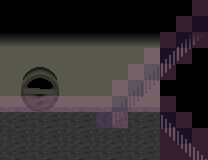

Rendered tile map (Tiled .tmx) drawn with the repository's tilesets; below, a short description and the full map source, tile grids included:
An orthogonal 13x10 tile map with 16x16 px tiles, 6 tile layers (Floor, Props, Water, Stairs, ...) and 1 object.

<map version="1.10" tiledversion="1.11.0" orientation="orthogonal" renderorder="right-down" width="13" height="10" tilewidth="16" tileheight="16" infinite="0" nextlayerid="8" nextobjectid="3">
 <properties>
  <property name="clampCamera" type="bool" value="true" />
  <property name="edges">{
	"right": {
		"type": "warp",
		"map": "crushing/inside1.tmx",
		"pos": {
			"x": 83,
			"y": 11
		},
		"transition": {
			"type": "fade",
			"music": false,
			"speed": 2
		}
	}
}</property>
  <property name="music" value="res/audio/music/crushing.ogg" />
  <property name="music_speed" type="float" value="0.9" />
  <property name="music_volume" type="float" value="0.4" />
  <property name="tint" value="0,0,0,150" />
 </properties>
 <tileset firstgid="1" source="../tilesets/crushing.tsx" />
 <layer id="1" name="Floor" width="13" height="10">
  <data encoding="csv">
138,138,138,138,138,138,138,138,138,138,0,0,0,
138,138,138,138,138,138,138,138,138,138,0,0,0,
138,138,138,138,138,138,138,138,138,138,0,0,0,
138,138,138,138,138,138,138,138,138,138,0,0,0,
138,138,138,138,138,138,138,138,138,138,0,0,0,
138,138,138,138,138,138,138,138,138,138,0,0,0,
138,138,138,138,138,138,138,138,138,138,0,0,0,
101,101,102,101,102,101,102,101,102,101,0,0,0,
109,109,110,109,110,109,110,109,110,109,0,0,0,
101,101,102,101,102,101,102,101,102,101,0,0,0
</data>
 </layer>
 <layer id="2" name="Props" width="13" height="10">
  <data encoding="csv">
0,0,0,0,0,0,0,0,0,0,0,0,0,
0,0,0,0,0,0,0,0,0,0,0,0,0,
0,0,0,0,0,0,0,0,0,0,0,0,0,
0,0,0,0,0,0,0,0,0,0,0,0,0,
0,115,116,117,0,0,0,0,0,0,0,0,0,
0,123,124,125,0,0,0,0,0,0,0,0,0,
0,131,132,133,0,0,0,0,0,0,0,0,0,
0,0,0,0,0,0,0,0,0,0,0,0,0,
0,0,0,0,0,0,0,0,0,0,0,0,0,
0,0,0,0,0,0,0,0,0,0,0,0,0
</data>
 </layer>
 <objectgroup id="7" name="Entities">
  <object id="2" gid="140" x="176" y="144" width="16" height="16">
   <properties>
    <property name="draw" type="bool" value="false" />
    <property name="file" value="res/data/entity/entrances/walk_warp.json" />
    <property name="warp_map" value="stairwell_maze.tmx" />
    <property name="warp_x" type="int" value="19" />
    <property name="warp_y" type="int" value="0" />
   </properties>
  </object>
 </objectgroup>
 <layer id="6" name="Water" width="13" height="10">
  <data encoding="csv">
0,0,0,0,0,0,0,0,0,0,0,0,0,
0,0,0,0,0,0,0,0,0,0,0,0,0,
0,0,0,0,0,0,0,0,0,0,0,0,0,
0,0,0,0,0,0,0,0,0,0,0,0,0,
0,0,0,0,0,0,0,0,0,0,0,0,0,
0,0,0,0,0,0,0,0,0,0,0,0,0,
195,196,195,196,195,196,195,196,195,196,0,0,0,
193,194,193,194,193,194,193,194,193,194,0,0,0,
193,194,193,194,193,194,193,194,193,194,0,0,0,
193,194,193,194,193,194,193,194,193,194,0,0,0
</data>
 </layer>
 <layer id="3" name="Stairs" width="13" height="10">
  <data encoding="csv">
0,0,0,0,0,0,0,0,0,0,0,0,0,
0,0,0,0,0,0,0,0,0,0,0,0,163,
0,0,0,0,0,0,0,0,0,0,0,163,171,
0,0,0,0,0,0,0,0,0,0,163,171,0,
0,0,0,0,0,0,0,0,0,163,171,0,0,
0,0,0,0,0,0,0,0,163,171,0,0,0,
0,0,0,0,0,0,0,163,171,0,0,0,0,
0,0,0,0,0,0,0,171,0,0,165,0,0,
0,0,0,0,0,0,0,0,0,0,173,165,0,
0,0,0,0,0,0,0,0,0,0,0,173,165
</data>
 </layer>
 <layer id="4" name="Above" width="13" height="10">
  <properties>
   <property name="height" type="int" value="1" />
  </properties>
  <data encoding="csv">
3,3,3,3,3,3,3,3,3,3,3,3,3,
3,3,3,3,3,3,3,3,3,3,3,3,3,
93,93,93,93,93,93,93,93,93,93,93,93,93,
0,0,0,0,0,0,0,0,0,0,0,0,0,
0,0,0,0,0,0,0,0,0,0,0,0,0,
0,0,0,0,0,0,0,0,0,0,0,0,0,
0,0,0,0,0,0,0,0,0,0,0,0,0,
0,0,0,0,0,0,0,0,0,0,0,0,0,
0,0,0,0,0,0,0,0,0,0,0,0,0,
0,0,0,0,0,0,0,0,0,0,0,0,0
</data>
 </layer>
 <layer id="5" name="Collision" width="13" height="10" opacity="0.25">
  <properties>
   <property name="draw" type="bool" value="false" />
  </properties>
  <data encoding="csv">
0,0,0,0,0,0,0,0,0,0,0,0,1,
0,0,0,0,0,0,0,0,0,0,0,1,2,
0,0,0,0,0,0,0,0,0,0,1,2,1,
0,0,0,0,0,0,0,0,0,1,2,1,0,
0,0,0,0,0,0,0,0,1,2,1,0,0,
0,0,0,0,0,0,0,1,2,1,0,0,0,
1,1,1,1,1,1,1,2,1,1,1,0,0,
0,0,0,0,0,0,2,1,0,0,2,1,0,
0,0,0,0,0,0,0,0,0,0,1,2,1,
0,0,0,0,0,0,0,0,0,0,1,1,1
</data>
 </layer>
</map>
